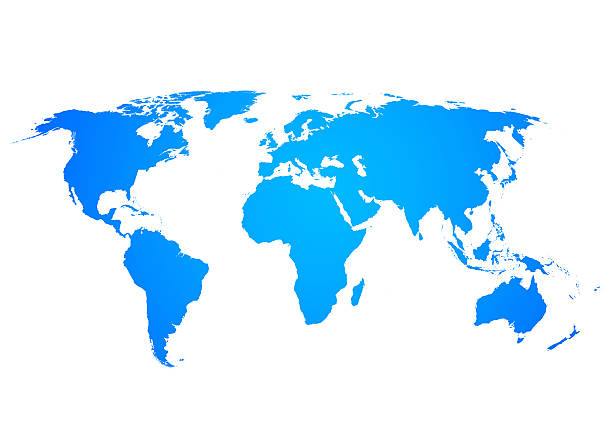
#> input picture Computer Vision/Intro - Know Image/maps_worldwide.jpg, 612 x 439 px
$ python 'Tutorial1 - Know Image.py'
#> lines starting #> are read from the running program, lines starting #| are printed output that depends on the picture
import cv2

#processing input image
img = cv2.imread('maps_worldwide.jpg', 0)
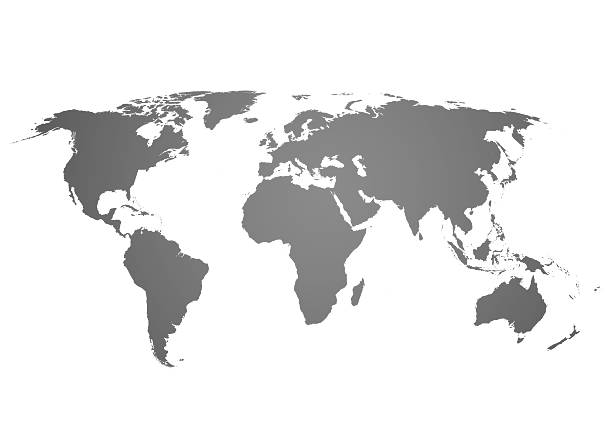
#> img: shape (439, 612); min 50, max 255, mean 229.7
img = cv2.resize(img, (0, 0), fx=0.5, fy=0.5)
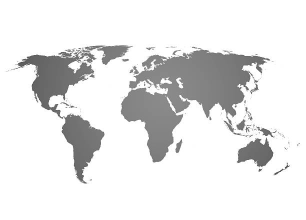
#> img: shape (220, 306); min 80, max 255, mean 229.8

#processing learning data image
cv2.imwrite('new_img.jpg', img)

#processing output image
cv2.imshow('Image', img)
cv2.waitKey(0)
cv2.destroyAllWindows()
